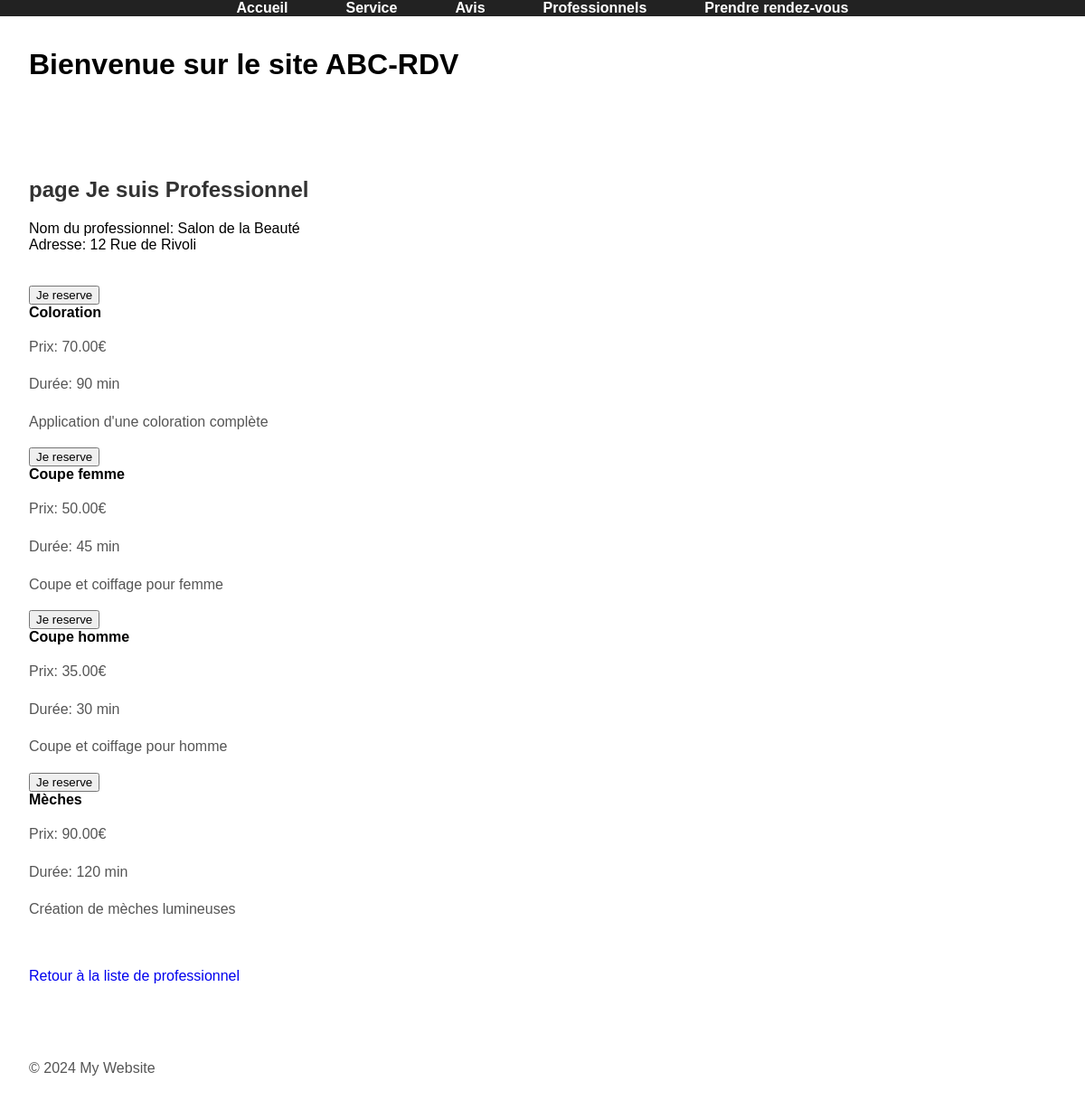
The page /jeSuisProfessionnel.php?professionnel_id=1 on the database its author committed.
### tables this page shows
CREATE TABLE IF NOT EXISTS professionnels (
	professionnel_id INT AUTO_INCREMENT PRIMARY KEY,
	nom VARCHAR(255) NOT NULL,
	adresse VARCHAR(255) NOT NULL,
	telephone VARCHAR(20),
	email VARCHAR(255) NOT NULL UNIQUE,
	notes TEXT,
	ville_id INT NOT NULL,
	FOREIGN KEY (ville_id) REFERENCES villes(ville_id)
);

CREATE TABLE IF NOT EXISTS professionnel_services (
	professionnel_id INT NOT NULL,
	service_id INT NOT NULL,
	prix DECIMAL(10, 2),
	duree INT,
	PRIMARY KEY (professionnel_id, service_id),
	FOREIGN KEY (professionnel_id) REFERENCES professionnels(professionnel_id),
	FOREIGN KEY (service_id) REFERENCES services(service_id)
);

CREATE TABLE IF NOT EXISTS services (
	service_id INT AUTO_INCREMENT PRIMARY KEY,
	nom_service VARCHAR(255) NOT NULL,
	description TEXT
);

### jeSuisProfessionnel.php (the view, shortened to what this page needs)
<!DOCTYPE html>
<html lang="fr">
<?php include 'head.php'; ?>
<body>
    <?php include 'header.php'; ?>
    <?php include 'navigation.php'; ?>
    <main>
        <h2>page Je suis Professionnel</h2>
        <?php
		$host = "localhost";
		$user = "abc_rdv_prd_useradm";
		$password = "";
		$dbname = "abc_rdv_prd_db";
        $connexion = new mysqli($host, $user, $password, $dbname);
        $info_professionnel = null;
        $services_disponibles = [];
        if (isset($_GET['professionnel_id']) && !empty($_GET['professionnel_id'])) {
            $pro_id = $_GET['professionnel_id'];
            $sql_info_pro = "
                SELECT
                    p.professionnel_id,
                    p.nom,
                    p.adresse
                FROM abc_rdv_prd_db.professionnels p
                WHERE
                    p.professionnel_id = ?;
            ";
            $stmt_info = $connexion->prepare($sql_info_pro);
            $stmt_info->bind_param("i", $pro_id);
            $stmt_info->execute();
            $resultat_info_pro = $stmt_info->get_result();
            if ($resultat_info_pro->num_rows > 0) {
                $info_professionnel = $resultat_info_pro->fetch_assoc();
            }
            $sql_services = "
                SELECT
                    p.professionnel_id,
                    s.service_id,
                    s.nom_service,
                    s.description,
                    ps.prix,
                    ps.duree
                FROM abc_rdv_prd_db.professionnels p
                JOIN abc_rdv_prd_db.professionnel_services ps ON ps.professionnel_id = p.professionnel_id
                JOIN abc_rdv_prd_db.services s ON s.service_id = ps.service_id
                WHERE
                    p.professionnel_id = ?
                ORDER BY s.nom_service;
            ";
            $stmt_services = $connexion->prepare($sql_services);
            $stmt_services->bind_param("i", $pro_id);
            $stmt_services->execute();
            $resultat_services = $stmt_services->get_result();
            if ($resultat_services->num_rows > 0) {
                while($row = $resultat_services->fetch_assoc()) {
                    $services_disponibles[] = $row;
                }
            }
        }
        ?>
        <?php if ($info_professionnel) : ?>
        <div>
            <div>
                Nom du professionnel: <?php echo htmlspecialchars($info_professionnel['nom']); ?>
            </div>
            <div>
                Adresse: <?php echo htmlspecialchars($info_professionnel['adresse']); ?>
            </div>
        </div>
        <?php else: ?>
        <p>Professionnel non trouvé.</p>
        <?php endif; ?>
        <br><br>
        <div class="services-group">
            <?php if (!empty($services_disponibles)): ?>
            <?php foreach ($services_disponibles as $service): ?>
            <div class="service-item">
                <form action="prendreRdv.php" method="post">
                    <button type="submit">Je reserve</button>
                </form>
                <div>
                    <strong><?php echo htmlspecialchars($service['nom_service']); ?></strong>
                    <p>Prix: <?php echo htmlspecialchars($service['prix']); ?>€</p>
                    <p>Durée: <?php echo htmlspecialchars($service['duree']); ?> min</p>
                    <p><?php echo htmlspecialchars($service['description']); ?></p>
                </div>
            </div>
            <?php endforeach; ?>
            <?php else: ?>
            <p>Ce professionnel ne propose pas de services actuellement.</p>
            <?php endif; ?>
        </div>
        <br><br>
        <a href="rechercheProParVille.php">Retour à la liste de professionnel</a>
    </main>
    <?php include 'footer.php'; ?>
</body>
</html>

### styles.css (style rules this page uses)
body { font-family: Arial, sans-serif; margin: 0; padding: 0; box-sizing: border-box; }
main { padding: 2em; max-width: 1200px; margin: auto; }
h2 { color: #333; }
p { color: #555; line-height: 1.6; }
a { text-decoration: none; }

### rows shown on the page
professionnels: nom "Salon de la Beauté", adresse "12 Rue de Rivoli"
professionnel_services: service.nom_service "Coloration", prix "70.00", duree "90", service.description "Application d'une coloration complète"
professionnel_services: service.nom_service "Coupe femme", prix "50.00", duree "45", service.description "Coupe et coiffage pour femme"
professionnel_services: service.nom_service "Coupe homme", prix "35.00", duree "30", service.description "Coupe et coiffage pour homme"
professionnel_services: service.nom_service "Mèches", prix "90.00", duree "120", service.description "Création de mèches lumineuses"
